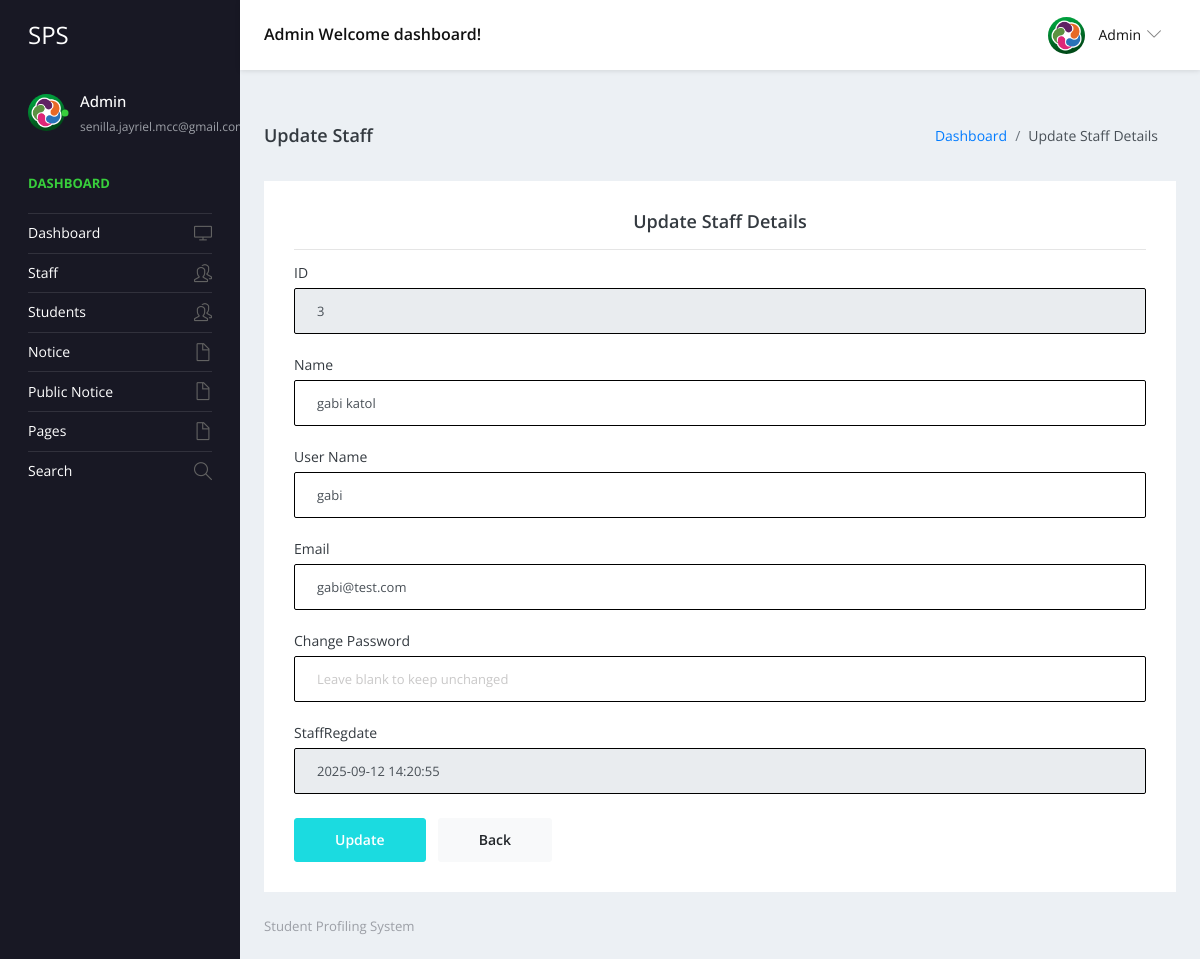
The page /admin/edit-staff-detail.php?editid=3 (signed in) on the database its author committed.
### tables this page shows
CREATE TABLE `tblstaff` (
  `ID` int(11) NOT NULL,
  `StaffName` varchar(100) NOT NULL,
  `UserName` varchar(50) NOT NULL,
  `Email` varchar(100) NOT NULL,
  `Password` varchar(255) NOT NULL,
  `StaffRegdate` datetime DEFAULT current_timestamp(),
  `Status` tinyint(1) NOT NULL DEFAULT 1
);

### admin/edit-staff-detail.php (the view, shortened to what this page needs)
<?php
include('includes/dbconnection.php');
if (strlen($_SESSION['sturecmsaid'] == 0)) {
    header('location:logout.php');
} else {
    $eid = $_GET['editid'];
    $sql = "SELECT * FROM tblstaff WHERE ID=:eid";
    $query = $dbh->prepare($sql);
    $query->bindParam(':eid', $eid, PDO::PARAM_STR);
    $query->execute();
    $result = $query->fetch(PDO::FETCH_OBJ);
    ?>
    <!DOCTYPE html>
    <html lang="en">
    <head>
        <link rel="stylesheet" href="vendors/simple-line-icons/css/simple-line-icons.css">
        <link rel="stylesheet" href="vendors/flag-icon-css/css/flag-icon.min.css">
        <link rel="stylesheet" href="vendors/css/vendor.bundle.base.css">
        <link rel="stylesheet" href="./css/style.css">
    </head>
    <body>
        <div class="container-scroller">
            <?php include_once('includes/header.php'); ?>
            <div class="container-fluid page-body-wrapper">
                <?php include_once('includes/sidebar.php'); ?>
                <div class="main-panel">
                    <div class="content-wrapper">
                        <div class="page-header">
                            <h3 class="page-title">Update Staff</h3>
                            <nav aria-label="breadcrumb">
                                <ol class="breadcrumb">
                                    <li class="breadcrumb-item"><a href="dashboard.php">Dashboard</a></li>
                                    <li class="breadcrumb-item active" aria-current="page">Update Staff Details</li>
                                </ol>
                            </nav>
                        </div>
                        <div class="row">
                            <div class="col-12 grid-margin stretch-card">
                                <div class="card">
                                    <div class="card-body">
                                        <h4 class="card-title" style="text-align: center;">Update Staff Details</h4>
                                        <hr />
                                        <form class="forms-sample" method="post">
                                            <div class="form-group">
                                                <label>ID</label>
                                                <input type="text" value="<?php echo htmlentities($result->ID); ?>"
                                                    class="form-control" readonly>
                                            </div>
                                            <div class="form-group">
                                                <label>Name</label>
                                                <input type="text" name="name"
                                                    value="<?php echo htmlentities($result->StaffName); ?>"
                                                    class="form-control" required>
                                            </div>
                                            <div class="form-group">
                                                <label>User Name</label>
                                                <input type="text" name="username"
                                                    value="<?php echo htmlentities($result->UserName); ?>"
                                                    class="form-control" required>
                                            </div>
                                            <div class="form-group">
                                                <label>Email</label>
                                                <input type="email" name="email"
                                                    value="<?php echo htmlentities($result->Email); ?>" class="form-control"
                                                    required>
                                            </div>
                                            <div class="form-group">
                                                <label>Change Password</label>
                                                <input type="password" name="password" class="form-control"
                                                    placeholder="Leave blank to keep unchanged">
                                            </div>
                                            <div class="form-group">
                                                <label>StaffRegdate</label>
                                                <input type="text"
                                                    value="<?php echo htmlentities($result->StaffRegdate); ?>"
                                                    class="form-control" readonly>
                                            </div>
                                            <button type="submit" class="btn btn-primary mr-2" name="submit">Update</button>
                                            <a href="manage-staff.php" class="btn btn-light">Back</a>
                                        </form>
                                    </div>
                                </div>
                            </div>
                        </div>
                    </div>
                    <?php include_once('includes/footer.php'); ?>
                </div>
            </div>
        </div>
    </body>
    </html>
<?php } ?>

### admin/includes/header.php (shortened to what this page needs)
 <nav class="navbar default-layout-navbar col-lg-12 col-12 p-0 fixed-top d-flex flex-row">
        <div class="navbar-brand-wrapper d-flex align-items-center">
          <a class="navbar-brand brand-logo" href="dashboard.php">
            <strong style="color: white;">SPS</strong>
          </a>
        </div><?php
        $aid = isset($_SESSION['sturecmsaid']) ? $_SESSION['sturecmsaid'] : null;
        if ($aid) {
          $sql = "SELECT * from tbladmin where ID=:aid";
          $query = $dbh->prepare($sql);
          $query->bindParam(':aid', $aid, PDO::PARAM_STR);
          $query->execute();
          $results = $query->fetchAll(PDO::FETCH_OBJ);
          if ($query->rowCount() > 0) {
            foreach ($results as $row) {
              $profileImage = !empty($row->Image) ? 'images/' . htmlentities($row->Image) : 'images/faces/face8.jpg';
?>
        <div class="navbar-menu-wrapper d-flex align-items-center flex-grow-1">
          <h5 class="mb-0 font-weight-medium d-none d-lg-flex"><?php  echo htmlentities($row->AdminName);?> Welcome dashboard!</h5>
          <ul class="navbar-nav navbar-nav-right ml-auto">
            <li class="nav-item dropdown d-none d-xl-inline-flex user-dropdown">
              <a class="nav-link dropdown-toggle" id="UserDropdown" href="#" data-toggle="dropdown" aria-expanded="false">
                <img class="img-xs rounded-circle ml-2" src="<?php echo $profileImage; ?>" alt="Profile image"> <span class="font-weight-normal"> <?php  echo htmlentities($row->AdminName);?> </span></a>
                <?php }
          }
        } ?>
            </li>
          </ul>
        </div>
      </nav>

### admin/includes/sidebar.php (shortened to what this page needs)
<nav class="sidebar sidebar-offcanvas" id="sidebar">
  <ul class="nav">
    <li class="nav-item nav-profile">
      <?php
      $aid = isset($_SESSION['sturecmsaid']) ? $_SESSION['sturecmsaid'] : null;
      if ($aid) {
        $sql = "SELECT * from tbladmin where ID=:aid";
        $query = $dbh->prepare($sql);
        $query->bindParam(':aid', $aid, PDO::PARAM_STR);
        $query->execute();
        $results = $query->fetchAll(PDO::FETCH_OBJ);
        if ($query->rowCount() > 0) {
          foreach ($results as $row) {
            $profileImage = !empty($row->Image) ? 'images/' . htmlentities($row->Image) : 'images/faces/face8.jpg';
            ?>
            <a href="profile.php" class="nav-link">
              <div class="profile-image">
                <img class="img-xs rounded-circle" src="<?php echo $profileImage; ?>" alt="profile image">
                <div class="dot-indicator bg-success"></div>
              </div>
              <div class="text-wrapper">
                <p class="profile-name"><?php echo htmlentities($row->AdminName); ?></p>
                <p class="designation"><?php echo htmlentities($row->Email); ?></p>
              </div>
            </a>
          <?php }
        }
      } ?>
    </li>
    <li class="nav-item nav-category">
      <span class="nav-link">Dashboard</span>
    </li>
    <li class="nav-item">
      <a class="nav-link" href="dashboard.php">
        <span class="menu-title">Dashboard</span>
        <i class="icon-screen-desktop menu-icon"></i>
      </a>
    </li>
    <li class="nav-item">
      <a class="nav-link" data-toggle="collapse" href="#ui-basic-staff" aria-expanded="false"
        aria-controls="ui-basic-staff">
        <span class="menu-title">Staff</span>
        <i class="icon-people menu-icon"></i>
      </a>
    </li>
    <li class="nav-item">
      <a class="nav-link" data-toggle="collapse" href="#ui-basic-students" aria-expanded="false"
        aria-controls="ui-basic-students">
        <span class="menu-title">Students</span>
        <i class="icon-people menu-icon"></i>
      </a>
    </li>
    <li class="nav-item">
      <a class="nav-link" data-toggle="collapse" href="#auth" aria-expanded="false" aria-controls="auth">
        <span class="menu-title">Notice</span>
        <i class="icon-doc menu-icon"></i>
      </a>
    </li>
    <li class="nav-item">
      <a class="nav-link" data-toggle="collapse" href="#auth1" aria-expanded="false" aria-controls="auth">
        <span class="menu-title">Public Notice</span>
        <i class="icon-doc menu-icon"></i>
      </a>
    <li class="nav-item">
      <a class="nav-link" data-toggle="collapse" href="#auth2" aria-expanded="false" aria-controls="auth">
        <span class="menu-title">Pages</span>
        <i class="icon-doc menu-icon"></i>
      </a>
    </li>
    <li class="nav-item">
      <a class="nav-link" href="search.php">
        <span class="menu-title">Search</span>
        <i class="icon-magnifier menu-icon"></i>
      </a>
    </li>
    </li>
  </ul>
</nav>

### rows shown on the page
tblstaff: ID "3", name "gabi katol", username "gabi", email "gabi@test.com", StaffRegdate "2025-09-12 14:20:55"

### other values the page prints
$row->AdminName "Admin"
